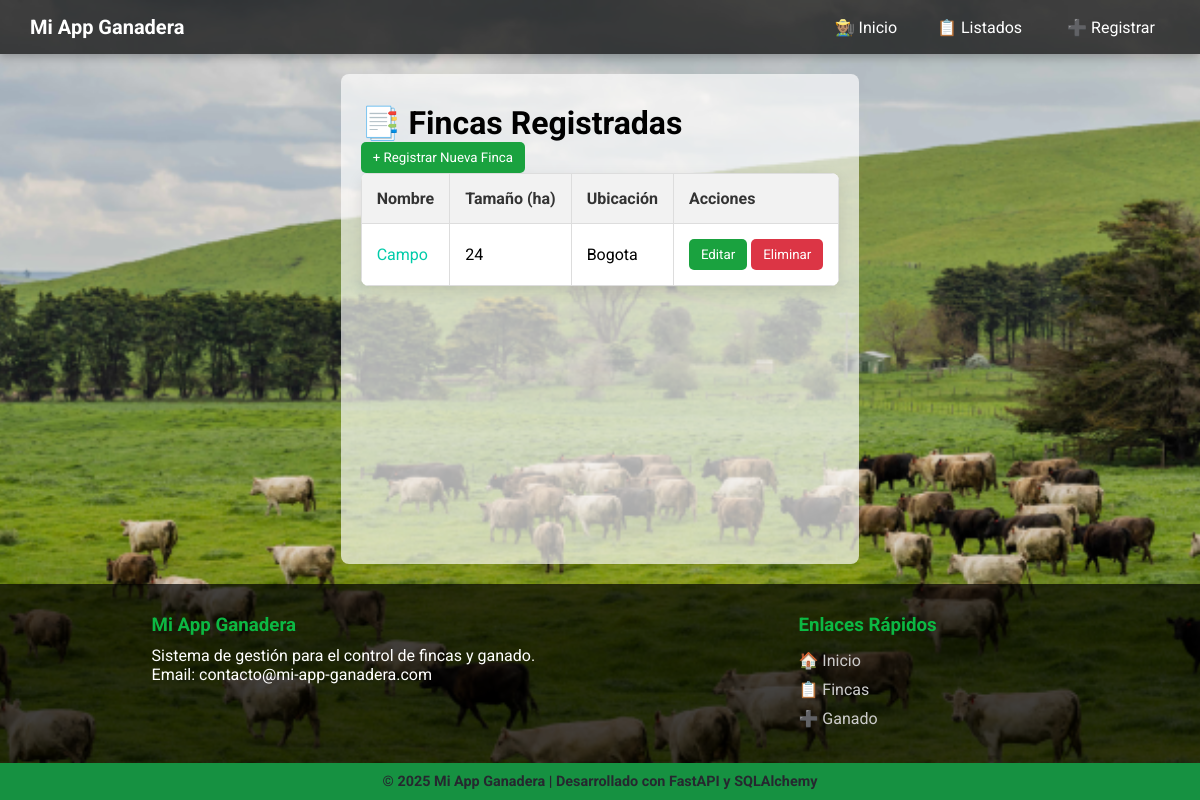
The page /fincas/lista on the database as committed earlier.
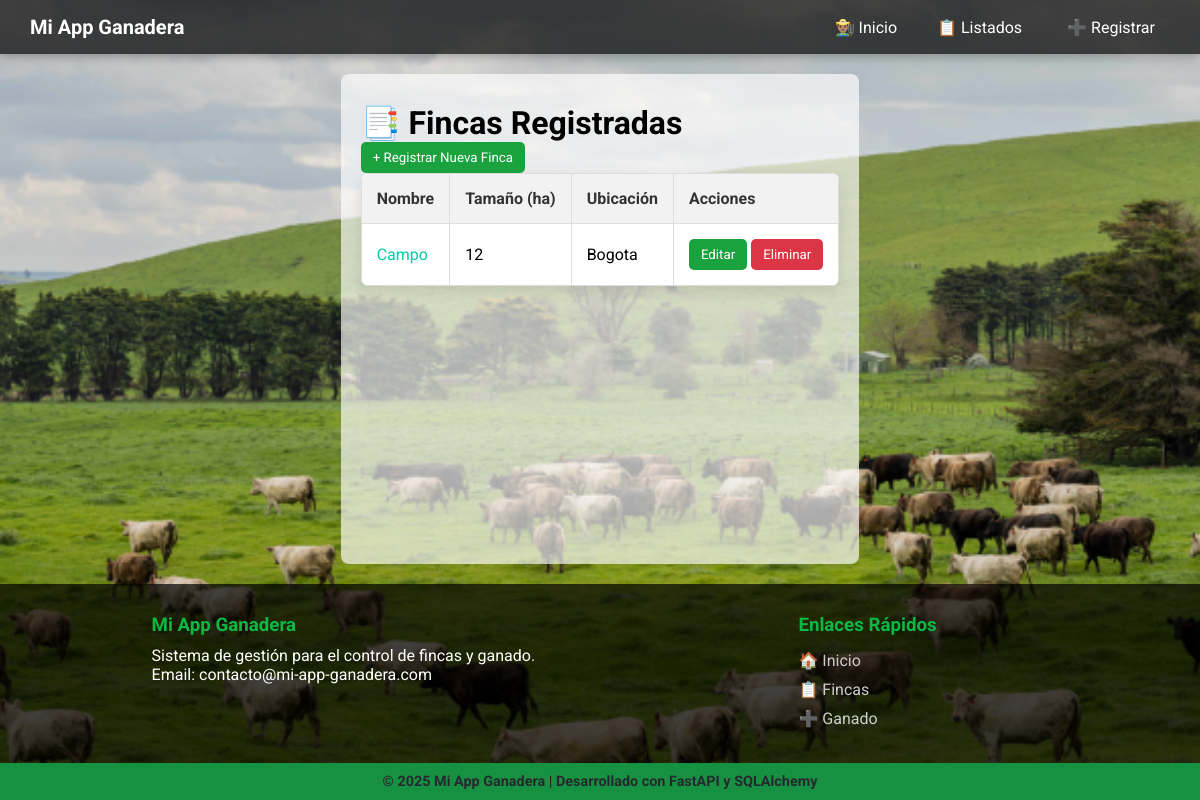
The same page on the database as committed later.
### models.py (models this page shows)
class Finca(Base):
    __tablename__ = "fincas"
    id = Column(Integer, primary_key=True, index=True)
    nombre = Column(String(100), nullable=False)
    tamaño = Column(Integer, nullable=False)
    ubicacion = Column(String(200), nullable=False)
    fecha_creacion = Column(DateTime, default=datetime.utcnow)
    ganados = relationship(
        "Ganado",
        back_populates="finca",
        cascade="all, delete-orphan"
    )

### routers/finca.py (the view)
@router.get("/lista")
async def listar_fincas_view(request: Request, db: Session = Depends(get_db)):
    fincas = db.query(models.Finca).all()
    return templates.TemplateResponse(
        "finca/lista_fincas.html",
        {"request": request, "fincas": fincas}
    )

### templates/finca/lista_fincas.html (shortened to what this page needs)
{% extends "base.html" %}
{% block content %}
    <h1 style="margin-top: 10px;">📑 Fincas Registradas</h1>
    <p><a href="/fincas/crear"><button>+ Registrar Nueva Finca</button></a></p>
    <table>
        <thead>
            <tr>
                <th>Nombre</th>
                <th>Tamaño (ha)</th>
                <th>Ubicación</th>
                <th>Acciones</th>
            </tr>
        </thead>
        <tbody>
            {% if fincas %}
                {% for finca in fincas %}
                    <tr id="finca-{{ finca.id }}">
                        <td><a href="/fincas/{{ finca.id }}" style="color: #00cba9; text-decoration: none;">{{ finca.nombre }}</a></td>
                        <td>{{ finca.tamaño }}</td>
                        <td>{{ finca.ubicacion }}</td>
                        <td>
                            <button onclick="window.location.href='/fincas/editar/{{ finca.id }}'">Editar</button>
                            <button class="btn-eliminar" data-id="{{ finca.id }}" style="background-color: #dc3545;">Eliminar</button>
                        </td>
                    </tr>
                {% endfor %}
            {% else %}
                <tr>
                    <td colspan="4" style="text-align: center;">Aún no hay fincas registradas.</td>
                </tr>
            {% endif %}
        </tbody>
    </table>
{% endblock %}

Rows that differ between the two databases and show on the page:
changed Finca "Campo": tamaño "24" → "12"
